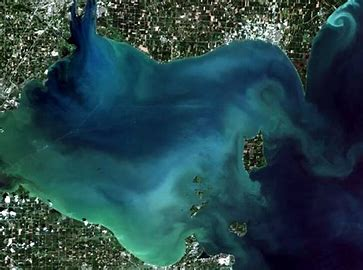
#> input picture Backend/lake_size/images/pond1.jpg, 363 x 270 px, given in place of i, which was not available; the run also reads 1 picture not shown here
$ python -i lake_service.py   (imports and definitions only)
#> lines starting #> are read from the running program, lines starting #| are printed output that depends on the picture; after the words box and inside, x2 and y2 are one past the last pixel; in counts of white or black regions, pixels touching at a corner belong together; pictures that were not available may be replaced by others from this repository, and a replacement may not be noted
"""
Lake Size Analysis Service.
Analyzes satellite images to detect glacial lake and ice coverage changes.
"""
import os
import io
import numpy as np
import cv2
from pathlib import Path
from typing import Dict, Any, Union, List, Optional
import matplotlib
# [1 line not run here, left out]
import matplotlib.pyplot as plt
from skimage.filters import threshold_otsu
from skimage.morphology import dilation, disk
from skimage import measure

from config import settings


class LakeAnalyzer:
    """Analyzes glacial lake images for size and ice coverage changes."""

    def __init__(self, resolution: int = None):
        """
        Initialize analyzer.

        Args:
            resolution: Meters per pixel (default from settings)
        """
        self.resolution = resolution or settings.DEFAULT_RESOLUTION

    def analyze_image(
        self,
        image_path: Union[str, Path] = None,
        image_bytes: bytes = None,
        resolution: int = None
    ) -> Dict[str, Any]:
        """
        Analyze a satellite image for lake and ice coverage.

        Args:
            image_path: Path to image file
            image_bytes: Raw image bytes (alternative to path)
            resolution: Override default resolution

        Returns:
            Analysis results dictionary
        """
        resolution = resolution or self.resolution

        # Load image
        if image_bytes:
            nparr = np.frombuffer(image_bytes, np.uint8)
            image = cv2.imdecode(nparr, cv2.IMREAD_COLOR)
        elif image_path:
            image = cv2.imread(str(image_path))
        else:
            raise ValueError("Either image_path or image_bytes must be provided")

        if image is None:
            raise ValueError("Could not read image")

        # Convert to grayscale
        gray = cv2.cvtColor(image, cv2.COLOR_BGR2GRAY)

        # Apply Otsu's thresholding
        lake_threshold = threshold_otsu(gray)

        # Create binary masks
        lake_mask = gray <= lake_threshold
        ice_mask = gray > lake_threshold

        # Label regions
        lake_labeled = measure.label(lake_mask)
        ice_labeled = measure.label(ice_mask)

        # Calculate initial sizes
        lake_size_before = self._get_largest_region_size(lake_labeled)
        ice_size_before = self._get_largest_region_size(ice_labeled)

        # Convert to square meters
        lake_size_before_m2 = lake_size_before * (resolution ** 2)
        ice_size_before_m2 = ice_size_before * (resolution ** 2)

        # Apply dilation (simulating expansion prediction)
        dilated_lake = dilation(lake_mask, disk(settings.DILATION_LAKE))
        dilated_ice = dilation(ice_mask, disk(settings.DILATION_ICE))

        # Calculate dilated sizes
        lake_size_after = self._get_largest_region_size(measure.label(dilated_lake))
        ice_size_after = self._get_largest_region_size(measure.label(dilated_ice))

        lake_size_after_m2 = lake_size_after * (resolution ** 2)
        ice_size_after_m2 = ice_size_after * (resolution ** 2)

        # Calculate changes
        lake_change_percent = self._calculate_change_percent(lake_size_before_m2, lake_size_after_m2)
        ice_change_percent = self._calculate_change_percent(ice_size_before_m2, ice_size_after_m2)

        # Calculate totals
        total_area_m2 = image.shape[0] * image.shape[1] * (resolution ** 2)
        water_percentage = (lake_size_after_m2 / total_area_m2) * 100 if total_area_m2 > 0 else 0

        # Determine ice status
        ice_status = "No ice detected" if ice_size_after_m2 == 0 else f"{ice_size_after_m2:.2f} m²"

        # Determine risk based on lake expansion
        risk_level, risk_message = self._assess_risk(lake_change_percent, water_percentage)

        return {
            "success": True,
            "image_dimensions": {"height": image.shape[0], "width": image.shape[1]},
            "resolution_m_per_pixel": resolution,
            "lake": {
                "size_before_m2": round(lake_size_before_m2, 2),
                "size_after_m2": round(lake_size_after_m2, 2),
                "change_percent": round(lake_change_percent, 2),
            },
            "ice": {
                "size_before_m2": round(ice_size_before_m2, 2),
                "size_after_m2": round(ice_size_after_m2, 2),
                "change_percent": round(ice_change_percent, 2),
                "status": ice_status
            },
            "coverage": {
                "total_area_m2": round(total_area_m2, 2),
                "water_percentage": round(water_percentage, 2)
            },
            "risk": {
                "level": risk_level,
                "message": risk_message
            }
        }

    def _get_largest_region_size(self, labeled_image: np.ndarray) -> int:
        """Get the size of the largest labeled region."""
        props = measure.regionprops(labeled_image)
        return max([prop.area for prop in props]) if props else 0

    def _calculate_change_percent(self, before: float, after: float) -> float:
        """Calculate percentage change."""
        if before > 0:
            return ((after - before) / before) * 100
        return 0.0

    def _assess_risk(self, lake_change: float, water_percentage: float) -> tuple:
        """Assess risk based on lake metrics."""
        if lake_change > 20 or water_percentage > 60:
            return "HIGH", "Significant lake expansion detected - High GLOF risk"
        elif lake_change > 10 or water_percentage > 40:
            return "MODERATE", "Notable lake changes - Monitor closely"
        else:
            return "LOW", "Lake conditions stable"

    # [55 lines left out: function generate_visualization, not called in this run]

    def compare_images(
        self,
        image_paths: List[str],
        resolution: int = None
    ) -> Dict[str, Any]:
        """
        Compare multiple images and track changes over time.

        Args:
            image_paths: List of image paths (chronological order)
            resolution: Meters per pixel

        Returns:
            Comparison results with trend analysis
        """
        resolution = resolution or self.resolution
        results = []

        for path in image_paths:
            result = self.analyze_image(image_path=path, resolution=resolution)
#> in analyze_image, image is the input picture: shape (270, 363, 3); mean B, G, R 74.4, 69.4, 37.8
#> in analyze_image, `gray = cv2.cvtColor(image, cv2.COLOR_BGR2GRAY)`:
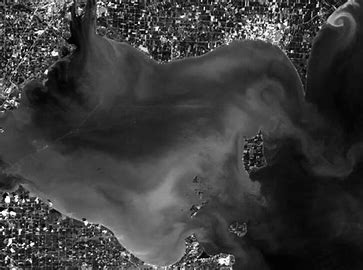
#> gray: shape (270, 363); min 0, max 255, mean 60.5
#> in analyze_image, `lake_threshold = threshold_otsu(gray)`: lake_threshold = 76
#> in analyze_image, `lake_mask = gray <= lake_threshold`:
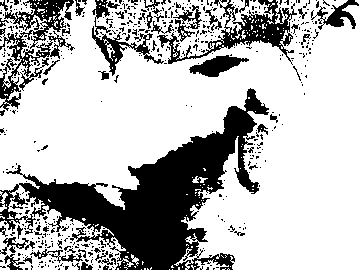
#> lake_mask: shape (270, 363) bool; 72.4% white; 504 black regions (452 under 20 px), largest, box (x1, y1, x2, y2) and area: (0, 88, 269, 270) 15609, (0, 0, 75, 111) 2470, (157, 0, 297, 65) 2330
#> in analyze_image, `ice_mask = gray > lake_threshold`: ice_mask: shape (270, 363) bool; 27.6% white; 504 white regions (452 under 20 px)
#> in analyze_image, `lake_labeled = measure.label(lake_mask)`:
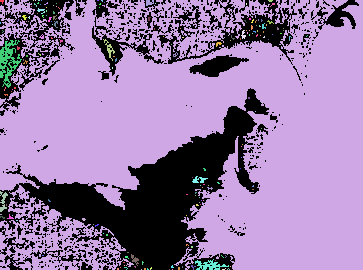
#> lake_labeled: shape (270, 363) int32; 187 distinct labels, from 0 to 186; one colour per label, 0 black
#> in analyze_image, `ice_labeled = measure.label(ice_mask)`:
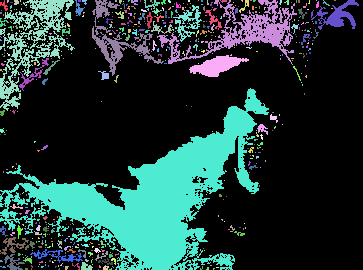
#> ice_labeled: shape (270, 363) int32; 505 distinct labels, from 0 to 504; one colour per label, 0 black
#> in _get_largest_region_size, `props = measure.regionprops(labeled_image)`: props = 186 regions; largest, box (x1, y1, x2, y2) and area: (0, 0, 363, 270) 69415, (0, 40, 22, 88) 432, (195, 259, 229, 270) 171, (0, 191, 8, 212) 77, (103, 39, 115, 61) 67
#> in analyze_image, `lake_size_before = self._get_largest_region_size(lake_labeled)`: lake_size_before = 69415
#> in _get_largest_region_size (call 2), `props = measure.regionprops(labeled_image)`: props = 504 regions; largest, box (x1, y1, x2, y2) and area: (0, 88, 269, 270) 15609, (0, 0, 75, 111) 2470, (157, 0, 297, 65) 2330, (92, 0, 164, 76) 1119, (189, 55, 249, 77) 670
#> in analyze_image, `ice_size_before = self._get_largest_region_size(ice_labeled)`: ice_size_before = 15609
#> in analyze_image, `lake_size_before_m2 = lake_size_before * (resolution ** 2)`: lake_size_before_m2 = 6941500
#> in analyze_image, `ice_size_before_m2 = ice_size_before * (resolution ** 2)`: ice_size_before_m2 = 1560900
#> in analyze_image, `dilated_lake = dilation(lake_mask, disk(settings.DILATION_LAKE))`:
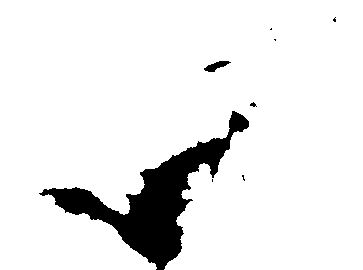
#> dilated_lake: shape (270, 363) bool; 91.6% white; 8 black regions (5 under 20 px), largest, box (x1, y1, x2, y2) and area: (39, 111, 249, 270) 8030, (204, 61, 231, 72) 147, (250, 102, 257, 107) 20
#> in analyze_image, `dilated_ice = dilation(ice_mask, disk(settings.DILATION_ICE))`:
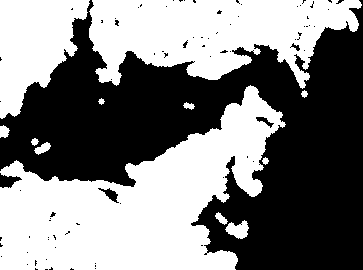
#> dilated_ice: shape (270, 363) bool; 50.6% white; 82 black regions (76 under 20 px)
#> in _get_largest_region_size (call 3), `props = measure.regionprops(labeled_image)`: props = 1 regions; box (x1, y1, x2, y2) and area: (0, 0, 363, 270) 89785
#> in _get_largest_region_size (call 3), `props = measure.regionprops(labeled_image)`: labeled_image: shape (270, 363) int32; values 0 (black) and 1 (white), 91.6% white; 8 black regions (5 under 20 px)
#> in analyze_image, `lake_size_after = self._get_largest_region_size(measure.label(dilated_..`: lake_size_after = 89785
#> in _get_largest_region_size (call 4), `props = measure.regionprops(labeled_image)`: props = 12 regions; largest, box (x1, y1, x2, y2) and area: (0, 85, 286, 270) 26426, (89, 0, 362, 89) 15712, (0, 0, 90, 119) 6689, (225, 220, 249, 239) 283, (34, 142, 51, 155) 118
#> in _get_largest_region_size (call 4), `props = measure.regionprops(labeled_image)`:
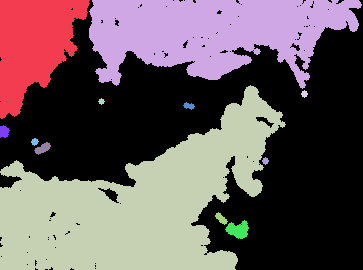
#> labeled_image: shape (270, 363) int32; 13 distinct labels, from 0 to 12; one colour per label, 0 black
#> in analyze_image, `ice_size_after = self._get_largest_region_size(measure.label(dilated_i..`: ice_size_after = 26426
#> in analyze_image, `lake_size_after_m2 = lake_size_after * (resolution ** 2)`: lake_size_after_m2 = 8978500
#> in analyze_image, `ice_size_after_m2 = ice_size_after * (resolution ** 2)`: ice_size_after_m2 = 2642600
#> in analyze_image, `lake_change_percent = self._calculate_change_percent(lake_size_before_..`: lake_change_percent = 29.35
#> in analyze_image, `ice_change_percent = self._calculate_change_percent(ice_size_before_m2..`: ice_change_percent = 69.3
#> in analyze_image, `water_percentage = (lake_size_after_m2 / total_area_m2) * 100 if total..`: water_percentage = 91.61
#> in analyze_image, `ice_status = "No ice detected" if ice_size_after_m2 == 0 else f"{ice_s..`: ice_status = '2642600.00 m²'
#> in analyze_image, `risk_level, risk_message = self._assess_risk(lake_change_percent, wate..`: risk_level = 'HIGH'
#> result = 7 items
            result["image_path"] = str(path)
            results.append(result)

        # Calculate trends
        if len(results) >= 2:
            lake_sizes = [r["lake"]["size_after_m2"] for r in results if r.get("success")]

            if len(lake_sizes) >= 2:
                total_change = lake_sizes[-1] - lake_sizes[0]
                avg_change = total_change / (len(lake_sizes) - 1)
                trend = "EXPANDING" if total_change > 0 else "SHRINKING" if total_change < 0 else "STABLE"
            else:
                total_change = avg_change = 0
                trend = "UNKNOWN"
        else:
            total_change = avg_change = 0
            trend = "INSUFFICIENT_DATA"

        return {
            "success": True,
            "image_count": len(results),
            "individual_results": results,
            "trend_analysis": {
                "trend": trend,
                "total_lake_change_m2": round(total_change, 2),
                "average_change_per_image_m2": round(avg_change, 2)
            }
        }


# Global instance
_analyzer = None


# [6 lines left out: function get_analyzer, not called in this run]

#> (the run stopped early here; a loop or call above may not have finished)
